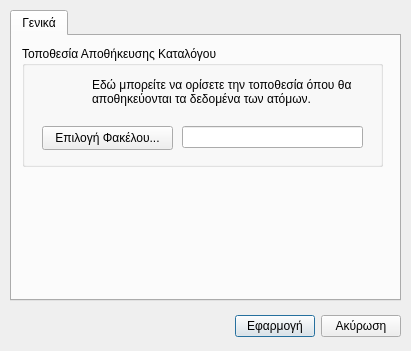
<?xml version="1.0" encoding="UTF-8"?>
<ui version="4.0">
 <class>SaveConfigDialog</class>
 <widget class="QDialog" name="SaveConfigDialog">
  <property name="windowModality">
   <enum>Qt::ApplicationModal</enum>
  </property>
  <property name="geometry">
   <rect>
    <x>0</x>
    <y>0</y>
    <width>411</width>
    <height>351</height>
   </rect>
  </property>
  <property name="windowTitle">
   <string>Ρυθμίσεις Αποθήκευσης</string>
  </property>
  <property name="windowIcon">
   <iconset>
    <normaloff>res/app_icons/diskette.png</normaloff>res/app_icons/diskette.png</iconset>
  </property>
  <widget class="QWidget" name="layoutWidget">
   <property name="geometry">
    <rect>
     <x>10</x>
     <y>310</y>
     <width>391</width>
     <height>33</height>
    </rect>
   </property>
   <layout class="QHBoxLayout">
    <property name="spacing">
     <number>6</number>
    </property>
    <property name="margin" stdset="0">
     <number>0</number>
    </property>
    <item>
     <spacer>
      <property name="orientation">
       <enum>Qt::Horizontal</enum>
      </property>
      <property name="sizeHint" stdset="0">
       <size>
        <width>131</width>
        <height>31</height>
       </size>
      </property>
     </spacer>
    </item>
    <item>
     <widget class="QPushButton" name="applyButton">
      <property name="text">
       <string>Εφαρμογή</string>
      </property>
     </widget>
    </item>
    <item>
     <widget class="QPushButton" name="cancelButton">
      <property name="text">
       <string>Ακύρωση</string>
      </property>
     </widget>
    </item>
   </layout>
  </widget>
  <widget class="QTabWidget" name="tabWidget">
   <property name="geometry">
    <rect>
     <x>10</x>
     <y>10</y>
     <width>391</width>
     <height>291</height>
    </rect>
   </property>
   <property name="currentIndex">
    <number>0</number>
   </property>
   <widget class="QWidget" name="tabGeneral">
    <attribute name="title">
     <string>Γενικά</string>
    </attribute>
    <widget class="QGroupBox" name="groupBox">
     <property name="geometry">
      <rect>
       <x>10</x>
       <y>10</y>
       <width>361</width>
       <height>121</height>
      </rect>
     </property>
     <property name="title">
      <string>Τοποθεσία Αποθήκευσης Καταλόγου</string>
     </property>
     <property name="flat">
      <bool>false</bool>
     </property>
     <property name="checkable">
      <bool>false</bool>
     </property>
     <widget class="QLineEdit" name="catalogFolderDisplay">
      <property name="geometry">
       <rect>
        <x>160</x>
        <y>80</y>
        <width>181</width>
        <height>22</height>
       </rect>
      </property>
     </widget>
     <widget class="QPushButton" name="catalogFolderSelect">
      <property name="geometry">
       <rect>
        <x>20</x>
        <y>80</y>
        <width>131</width>
        <height>24</height>
       </rect>
      </property>
      <property name="text">
       <string>Επιλογή Φακέλου...</string>
      </property>
      <property name="icon">
       <iconset>
        <normaloff>res/icons/open.png</normaloff>res/icons/open.png</iconset>
      </property>
     </widget>
     <widget class="QLabel" name="label">
      <property name="geometry">
       <rect>
        <x>70</x>
        <y>30</y>
        <width>271</width>
        <height>32</height>
       </rect>
      </property>
      <property name="frameShape">
       <enum>QFrame::NoFrame</enum>
      </property>
      <property name="frameShadow">
       <enum>QFrame::Plain</enum>
      </property>
      <property name="text">
       <string>Εδώ μπορείτε να ορίσετε την τοποθεσία όπου θα αποθηκεύονται τα δεδομένα των ατόμων.</string>
      </property>
      <property name="wordWrap">
       <bool>true</bool>
      </property>
      <property name="margin">
       <number>0</number>
      </property>
      <property name="indent">
       <number>-1</number>
      </property>
     </widget>
     <widget class="QLabel" name="catalogImageLabel">
      <property name="geometry">
       <rect>
        <x>20</x>
        <y>30</y>
        <width>32</width>
        <height>32</height>
       </rect>
      </property>
      <property name="text">
       <string/>
      </property>
      <property name="pixmap">
       <pixmap>res/app_icons/save_folder.png</pixmap>
      </property>
      <property name="scaledContents">
       <bool>true</bool>
      </property>
     </widget>
    </widget>
   </widget>
  </widget>
 </widget>
 <resources/>
 <connections/>
</ui>
